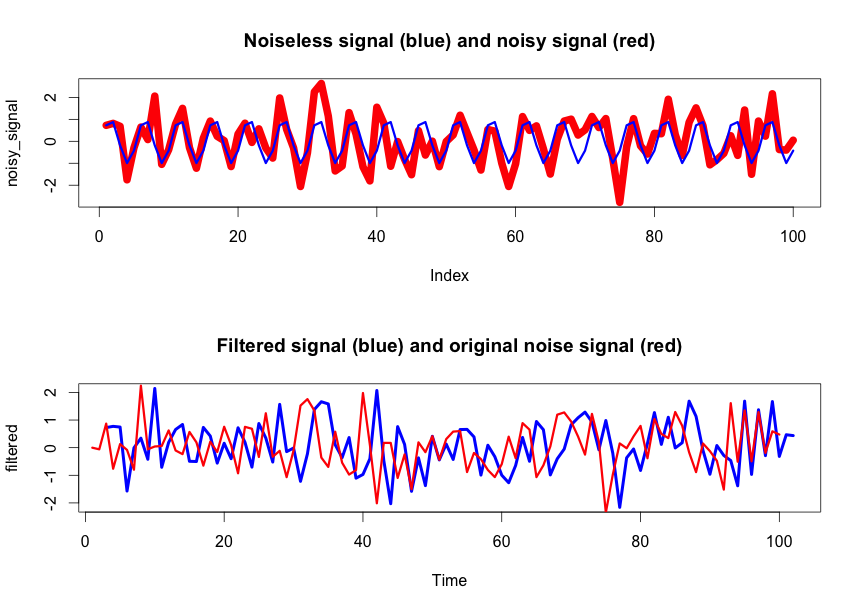

Source code (R):
    #26866
    
    f <- 20
    fs <- 100
    phi <- 2*pi*0.12987892374
    
    T <- 100
    t <- 0:(T-1)
    
    signal <- sin(2*pi*f/fs*t+phi)
    noise <-  rnorm(T,0,1)
    noisy_signal <- signal + noise
    
    alpha <- 0.9
    
    num <- c(1, -2*cos(2*pi*f/fs), 1)
    den <- c(1, -2*alpha*cos(2*pi*f/fs), alpha*alpha)
    
    
    filtered <- signal::filter(num,den,noisy_signal)
    
    par(mfrow=c(2,1))
    plot(noisy_signal, type="l", col="red",  lwd=10)
    lines(signal, type="l", col="blue", lwd = 3)
    title("Noiseless signal (blue) and noisy signal (red)")
    
    
    plot(filtered, col="blue", lwd = 4)
    lines(noise, col="red",  lwd=3)
    title("Filtered signal (blue) and original noise signal (red)")
